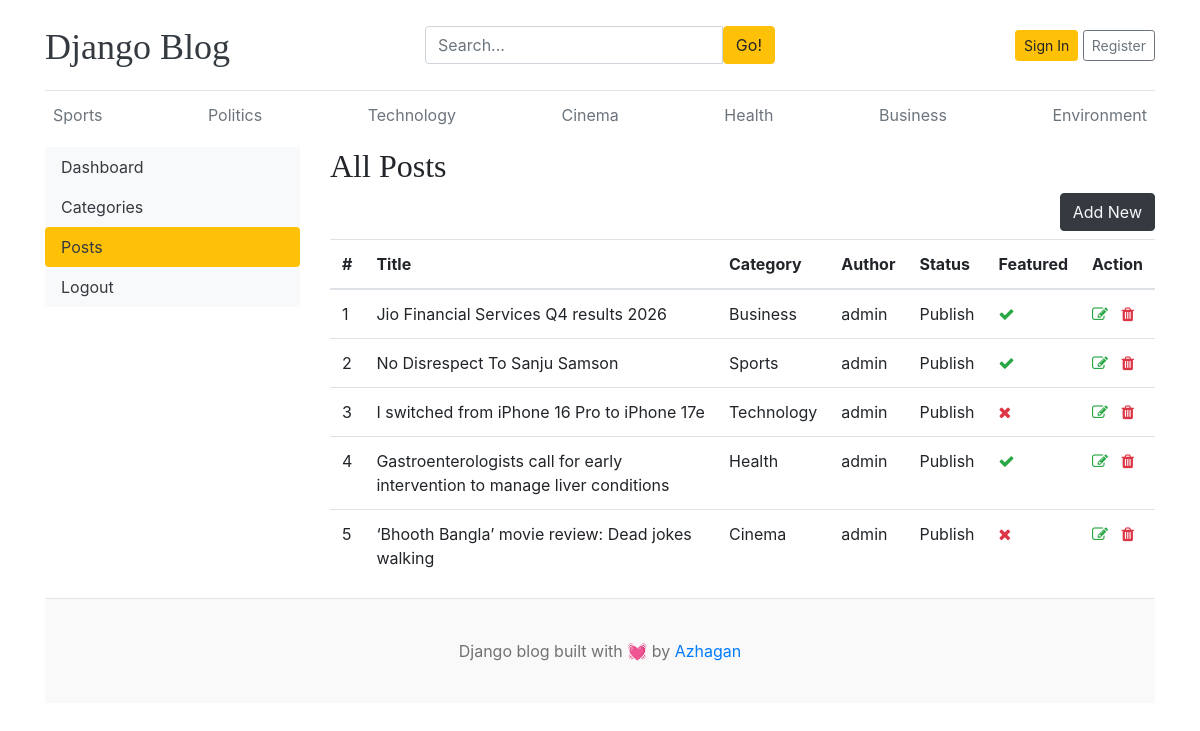
The app's page /dashboard/posts/ with its own data.
### blogs/models.py (models this page shows, shortened)
class Category(models.Model):
    category_name = models.CharField(max_length=100, unique = True)
    created_at = models.DateTimeField(auto_now_add=True)
    updated_at = models.DateTimeField(auto_now=True)
    class Meta:
        verbose_name_plural = 'Categories'
    def __str__(self):
        return self.category_name

class Blog(models.Model):
    title = models.CharField(max_length=200)
    slug = models.SlugField(max_length=200, unique=True, blank=True)
    category = models.ForeignKey(Category, on_delete=models.CASCADE)
    author = models.ForeignKey(User, on_delete=models.CASCADE)
    featured_image = models.ImageField(upload_to='uploads/%Y/%m/%d/')
    short_description = models.TextField(max_length=500)
    blog_body = models.TextField(max_length=5000)
    status = models.CharField(max_length=20, choices=STATUS_CHOICES, default="Draft")
    is_featured = models.BooleanField(default=False)
    created_at = models.DateTimeField(auto_now_add=True)
    updated_at = models.DateTimeField(auto_now=True)

### dashboards/views.py (the view)
# urls.py: path('posts/', views.posts, name='posts'),
def posts(request):
    blogs = Blog.objects.all()
    context = {
        'blogs': blogs
    }
    return render(request, 'dashboard/posts.html', context)

### blogs/context_processors.py (called while the page is built)
def get_categories(request):
    categories = Category.objects.all()
    return {'categories': categories}

def get_social_links(request):
    social_links = SocialMedia.objects.all()
    return {'social_links': social_links}

### templates/dashboard/posts.html (shortened to what this page needs)
{% extends 'base.html' %}
{% block content %}
<div class="row">
    {% include 'dashboard/sidebar.html' %}
     <div class="col-md-9">
        <h2> All Posts</h2>
        <a href="{% url 'add_post' %}" class="btn btn-dark text-light float-right mb-2">Add New</a>
        <table class="table table-hover">
        <thead>
            <tr>
                <th>#</th>
                <th>Title</th>
                <th>Category</th>
                <th>Author</th>
                <th>Status</th>
                <th>Featured</th>
                <th>Action</th>
            </tr>
        </thead>
        <tbody>
        {% for blog in blogs %}
            <tr>
                <td>{{ forloop.counter }}</td>
                <td>{{ blog.title }}</td>
                <td>{{ blog.category }}</td>
                <td>{{ blog.author }}</td>
                <td>{{ blog.status }}</td>
                <td>{% if blog.is_featured %}<i class="fa fa-check text-success">{% else %}<i class="fa fa-times text-danger">{% endif %}</i></td>
                <td>
                    <a href="{% url 'edit_post' pk=blog.pk %}"><i class="fa fa-edit text-success"></i> </a>
                    <a href="{% url 'delete_post' pk=blog.pk %}"><i class="fa fa-trash text-danger"></i></a>
                </td>
            </tr>
        {% endfor %}
        </tbody>
        </table>
     </div>
</div>
{% endblock %}

### templates/base.html (shortened to what this page needs)
{% load static %}
<!DOCTYPE html>
<html lang="en">
<head>
    <link href="https://getbootstrap.com/docs/4.0/dist/css/bootstrap.min.css" rel="stylesheet">
    <link href="{% static 'css/blog.css' %}" rel="stylesheet">
    <link rel="stylesheet" href="https://cdnjs.cloudflare.com/ajax/libs/font-awesome/4.7.0/css/font-awesome.min.css">
  </head>
<body>
    <div class="container">
      <header class="blog-header py-3">
        <div class="row flex-nowrap justify-content-between align-items-center">
          <div class="col-4 pt-1">
            <a class="blog-header-logo text-dark" href="/">Django Blog</a>
          </div>
          <div class="col-4">
            <form action="{% url 'search' %}" method="GET">
              <div class = 'input-group'>
                <input type="text" class="form-control" name="Keyword" value="{{ keyword }}" placeholder="Search..." aria-label="Enter search term">
                <button class="btn btn-warning" type="submit">Go!</button>
              </div>
            </form>
          </div>
          <div class="col-4 d-flex justify-content-end align-items-center">
            {% if not user.is_authenticated %}
            <a class="btn btn-sm btn-warning" href="{% url 'login' %}">Sign In</a> &nbsp;
            <a class="btn btn-sm btn-outline-secondary" href="{% url 'register' %}">Register</a>
            {% else %}
            <span><a href="{% url 'dashboard' %}">Dashboard</a></span>
            &emsp;
            <span> <a href="{% url 'logout' %}">Logout</a> </span>
            {% endif %}
          </div>
        </div>
      </header>
      <div class="nav-scroller py-1 mb-2">
        <nav class="nav d-flex justify-content-between">
          {% for category in categories %}
            <a class="p-2 text-muted" href="{% url 'posts_by_category' category.id %}">{{ category }}</a>
          {% endfor %}
        </nav>
      </div>
{% block content %}
{% endblock %}
 <footer class="blog-footer">
  <p>Django blog built with 💓 by <a href="#">Azhagan</a></p>
</footer>
</body>
</html>

### blog_main/static/css/blog.css (style rules this page uses)
.blog-header { border-bottom: 1px solid #e5e5e5; }
.blog-header-logo { font-family: "Playfair Display", Georgia, "Times New Roman", serif; font-size: 2.25rem; }
h1, h2, h3, h4, h5, h6 { font-family: "Playfair Display", Georgia, "Times New Roman", serif; }
.blog-footer { padding: 2.5rem 0; color: #727272; text-align: center; background-color: #f9f9f9; border-top: .05rem solid #e5e5e5; }
.blog-footer p:last-child { margin-bottom: 0; }

### records on screen
Category: category_name "Sports"
Category: category_name "Politics"
Category: category_name "Technology"
Category: category_name "Cinema"
Category: category_name "Health"
Category: category_name "Business"
Category: category_name "Environment"
Blog: title "Jio Financial Services Q4 results 2026", category "Business", author "admin", status "Publish", is_featured True (drawn)
Blog: title "No Disrespect To Sanju Samson", category "Sports", author "admin", status "Publish", is_featured True (drawn)
Blog: title "I switched from iPhone 16 Pro to iPhone 17e", category "Technology", author "admin", status "Publish", is_featured False (drawn)
Blog: title "Gastroenterologists call for early intervention to manage liver conditions", category "Health", author "admin", status "Publish", is_featured True (drawn)
Blog: title "‘Bhooth Bangla’ movie review: Dead jokes walking", category "Cinema", author "admin", status "Publish", is_featured False (drawn)
